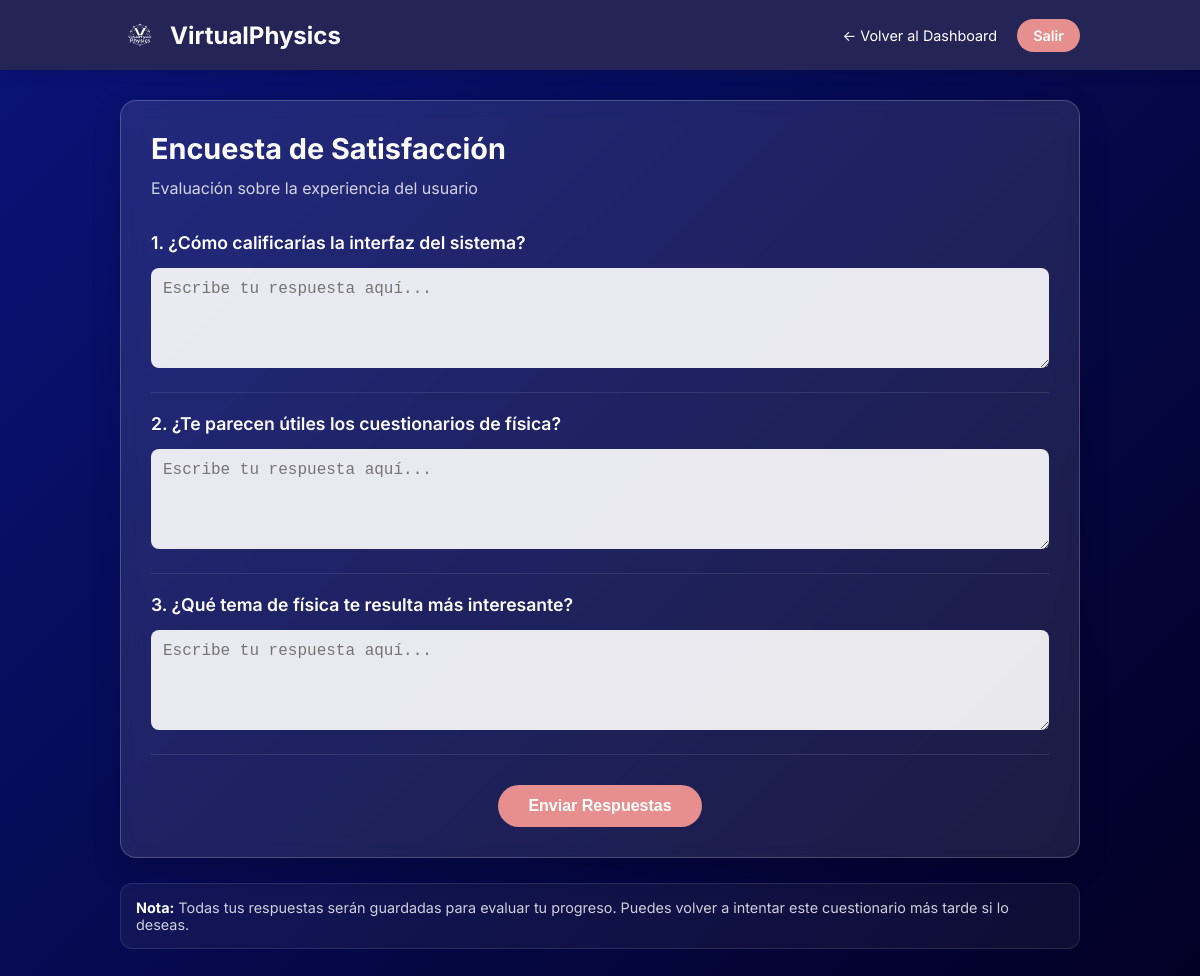
/formularios.php?id=2 (signed in), run on the app's committed database.
### tables this page shows
CREATE TABLE `formularios` (
  `id` int(11) NOT NULL,
  `titulo` varchar(255) NOT NULL,
  `descripcion` text DEFAULT NULL,
  `fecha_creacion` datetime DEFAULT current_timestamp(),
  `activo` tinyint(1) DEFAULT 1
);

CREATE TABLE `preguntas` (
  `id` int(11) NOT NULL,
  `formulario_id` int(11) NOT NULL,
  `pregunta` text NOT NULL,
  `tipo` enum('texto','multiple','checkbox') DEFAULT 'texto',
  `opciones` longtext DEFAULT NULL CHECK (json_valid(`opciones`)),
  `orden` int(11) DEFAULT 0
);

### formularios.php (the view, shortened to what this page needs)
<?php
include 'config/database.php';
$formulario_id = $_GET['id'];
$query_formulario = "SELECT * FROM formularios WHERE id = $formulario_id";
$resultado_formulario = mysqli_query($conexion, $query_formulario);
$formulario = mysqli_fetch_assoc($resultado_formulario);
$query_preguntas = "SELECT * FROM preguntas WHERE formulario_id = $formulario_id ORDER BY orden";
$preguntas = mysqli_query($conexion, $query_preguntas);
?>
<!DOCTYPE html>
<html lang="es">
<head>
    <link rel="stylesheet" href="css/formularios.css">
</head>
<body>
    <nav class="navbar">
        <div class="container navbar-container">
            <div class="logo">
                <img src="img/logo.png" alt="VirtualPhysics Logo">
                <span class="logo-text">VirtualPhysics</span>
            </div>
            <div class="nav-links">
                <a href="dashboard.php" class="nav-link">← Volver al Dashboard</a>
                <a href="logout.php" class="logout-btn">Salir</a>
            </div>
        </div>
    </nav>
    <div class="main-content">
        <div class="container">
            <?php if ($formulario): ?>
            <div class="form-card">
                <h2 class="form-title"><?php echo $formulario['titulo']; ?></h2>
                <p class="form-description"><?php echo $formulario['descripcion']; ?></p>
                <form action="procesar_formulario.php" method="POST">
                    <?php while($pregunta = mysqli_fetch_assoc($preguntas)): ?>
                        <div class="question">
                            <label class="question-label">
                                <?php echo $pregunta['orden']; ?>. <?php echo $pregunta['pregunta']; ?>
                            </label>
                            <?php if($pregunta['tipo'] == 'texto'): ?>
                                <textarea name="respuesta_<?php echo $pregunta['id']; ?>"
                                        class="textarea-field"
                                        placeholder="Escribe tu respuesta aquí..."></textarea>
                            <?php endif; ?>
                        </div>
                    <?php endwhile; ?>
                    <div class="submit-container">
                        <button type="submit" class="submit-btn">
                            Enviar Respuestas
                        </button>
                    </div>
                </form>
            </div>
            <div class="info-box">
                <p>
                    <strong>Nota:</strong> Todas tus respuestas serán guardadas para evaluar tu progreso.
                    Puedes volver a intentar este cuestionario más tarde si lo deseas.
                </p>
            </div>
            <?php endif; ?>
        </div>
    </div>
</body>
</html>

### css/formularios.css (style rules this page uses)
* { margin: 0; padding: 0; box-sizing: border-box; }
body { font-family: 'Inter', -apple-system, BlinkMacSystemFont, 'Segoe UI', Roboto, sans-serif; background: linear-gradient(135deg, #091379 0%, #020024 100%); min-height: 100vh; color: #ffffff; }
.container { width: 100%; max-width: 1000px; margin: 0 auto; padding: 0 20px; }
.navbar { background-color: #242556; padding: 15px 0; box-shadow: 0 4px 12px rgba(0, 0, 0, 0.1); position: sticky; top: 0; z-index: 100; }
.navbar-container { display: flex; justify-content: space-between; align-items: center; }
.logo { display: flex; align-items: center; gap: 10px; }
.logo img { height: 40px; width: auto; }
.logo-text { font-size: 1.5rem; font-weight: 700; color: #ffffff; }
.nav-links { display: flex; align-items: center; gap: 20px; }
.nav-link { color: #ffffff; text-decoration: none; font-size: 0.9rem; transition: all 0.3s ease; }
.logout-btn { background-color: #e78f8e; color: white; border: none; padding: 8px 16px; border-radius: 24px; font-size: 0.9rem; font-weight: 600; cursor: pointer; text-decoration: none; transition: all 0.3s ease; }
.main-content { padding: 30px 0; }
.form-card { background: rgba(255, 255, 255, 0.1); backdrop-filter: blur(10px); border: 1px solid rgba(255, 255, 255, 0.2); border-radius: 16px; padding: 30px; margin-bottom: 25px; box-shadow: 0 10px 30px rgba(0, 0, 0, 0.15); animation: fadeIn 0.5s ease-out; }
.form-title { font-size: 1.8rem; font-weight: 700; margin-bottom: 10px; color: #ffffff; }
.form-description { font-size: 1rem; color: rgba(255, 255, 255, 0.8); margin-bottom: 30px; line-height: 1.6; }
.question { border-bottom: 1px solid rgba(255, 255, 255, 0.1); padding-bottom: 20px; margin-bottom: 20px; }
.question-label { font-size: 1.1rem; font-weight: 600; margin-bottom: 15px; color: #ffffff; display: block; }
.textarea-field { width: 100%; padding: 12px; border: none; border-radius: 8px; background-color: rgba(255, 255, 255, 0.9); font-size: 1rem; color: #333; resize: vertical; min-height: 100px; outline: none; transition: all 0.3s ease; }
.submit-container { text-align: center; margin-top: 30px; }
.submit-btn { background-color: #e78f8e; color: white; border: none; padding: 12px 30px; border-radius: 24px; font-size: 1rem; font-weight: 600; cursor: pointer; transition: all 0.3s ease; }
.info-box { background: rgba(255, 255, 255, 0.05); border: 1px solid rgba(255, 255, 255, 0.1); border-radius: 12px; padding: 15px; margin-top: 20px; font-size: 0.9rem; color: rgba(255, 255, 255, 0.8); }
.info-box strong { color: #ffffff; }

### data on the page
formularios: titulo "Encuesta de Satisfacción", descripcion "Evaluación sobre la experiencia del usuario"
preguntas: orden "1", pregunta "¿Cómo calificarías la interfaz del sistema?", id "Escribe tu respuesta aquí..."
preguntas: orden "2", pregunta "¿Te parecen útiles los cuestionarios de física?", id "Escribe tu respuesta aquí..."
preguntas: orden "3", pregunta "¿Qué tema de física te resulta más interesante?", id "Escribe tu respuesta aquí..."
